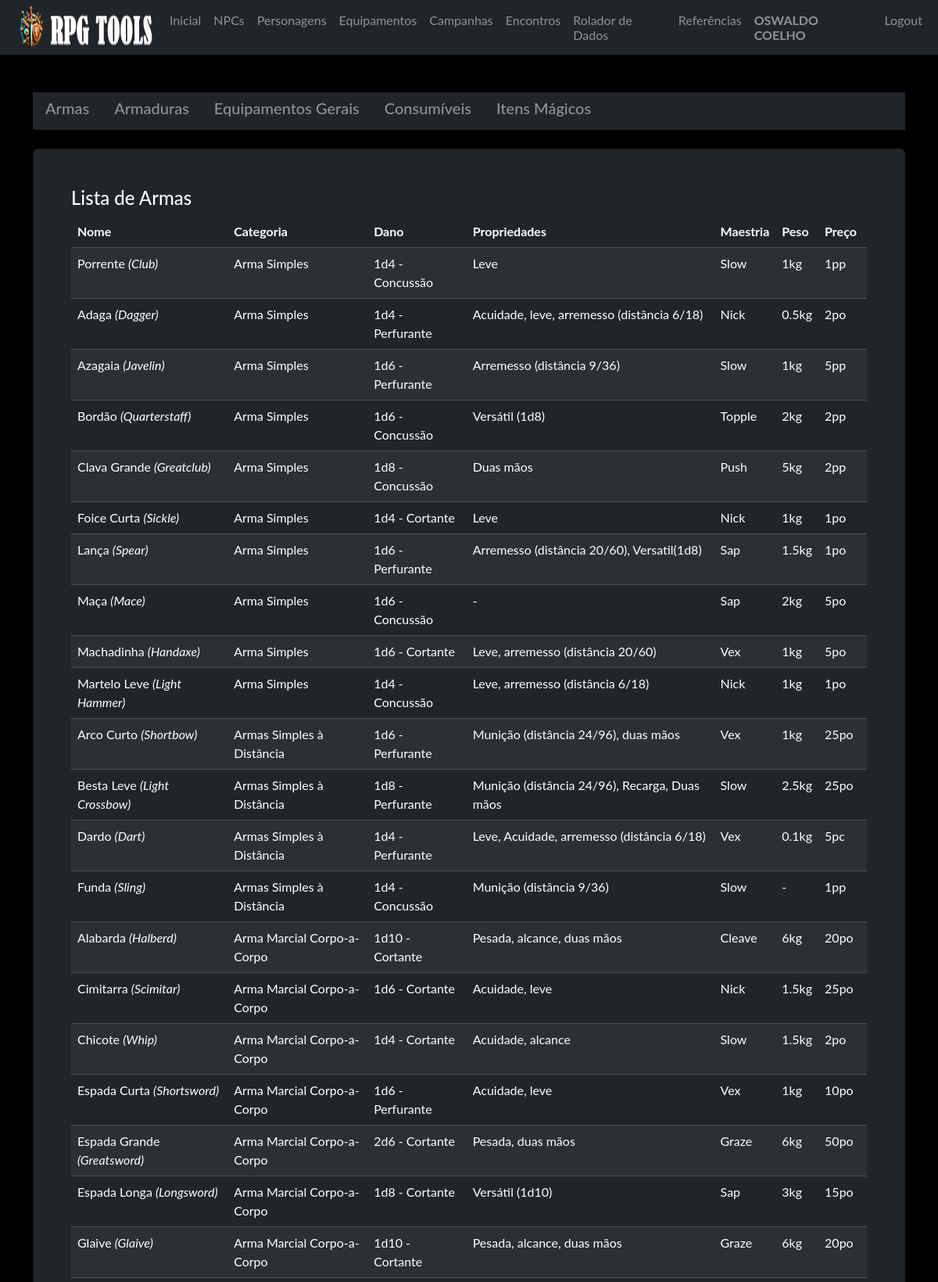
Page /equip/ (signed in, upper part) on the committed database.
### model/user_model.py (models this page shows, shortened)
class User(db.Model, UserMixin):
    __tablename__ = "user"
    id = db.Column('id', db.Integer, primary_key=True)
    nome = db.Column('nome', db.String(150))
    sobrenome = db.Column('sobrenome', db.String(150))
    email = db.Column('email', db.String(50), unique=True)
    telefone = db.Column('telefone', db.String(15), unique=True, nullable=False)
    login = db.Column('login', db.String(50), unique=True, nullable=False)
    senha = db.Column('senha', db.String(550), nullable=False)
    tipo = db.Column('tipo', db.String(25), nullable=False, default="none")
    personagens = db.relationship("Personagem", foreign_keys=[Personagem.id_user], back_populates="user")

### model/arma_model.py (models this page shows, shortened)
class Arma(db.Model):
    __tablename__ = "arma"
    id = db.Column(db.Integer, primary_key=True)
    nome = db.Column(db.String(40), nullable=False, unique=True)
    nome_original = db.Column(db.String(40), nullable=False, unique=True)
    categoria = db.Column(db.String(40), nullable=False)
    tipo_dano = db.Column(db.String(40), nullable=False)
    dado_dano = db.Column(db.String(40), nullable=False)
    propriedades = db.Column(db.String(40), nullable=False)
    maestria = db.Column(db.String(40), nullable=False)
    peso = db.Column(db.String(40), nullable=False)
    preco = db.Column(db.String(40), nullable=False)
    @classmethod
    def get_armas(cls):
        return cls.query.all()

### routes/equipamentos.py (the view)
@blueprint_equip.route('/', methods=['GET', 'POST'])
def index_equip():
    if request.method == 'GET':
        armas = Arma.get_armas()
        armaduras = Armadura.get_armadura()
        equip=Equipamento.get_equipamentos()
        return render_template('equip.html', armas=armas, armaduras=armaduras, equip=equip)
    if request.method == 'POST':
        return redirect('/')

### model/armadura_model.py (called while the page is built)
    @classmethod
    def get_armadura(cls):
        return cls.query.all()

### model/equipamento_model.py (called while the page is built)
    @classmethod
    def get_equipamentos(cls):
        return cls.query.order_by(cls.nome_original).all()

### routes/login.py (called while the page is built)
@login_manager.user_loader
def get_user(id):
    return User.query.get(id)

### templates/equip.html (shortened to what this page needs)
{% extends 'base.html' %}
{% block conteudo %}
    {% if current_user.is_authenticated %}
<div class="navbar navbar-expand-lg navbar bg-dark">
    <h5 class="d-inline-block mx-3">
        <a href="#armas" class="text-white-50 link-underline link-underline-opacity-0">Armas</a>
    </h5>
    <h5 class="d-inline-block mx-3">
        <a href="#armaduras" class="text-white-50 link-underline link-underline-opacity-0">Armaduras</a>
    </h5>
    <h5 class="d-inline-block mx-3">
        <a href="#equipamentos" class="text-white-50 link-underline link-underline-opacity-0">Equipamentos Gerais</a>
    </h5>
    <h5 class="d-inline-block mx-3">
        <a href="#pocoes" class="text-white-50 link-underline link-underline-opacity-0">Consumíveis</a>
    </h5>
    <h5 class="d-inline-block mx-3">
        <a href="#itens_magicos" class="text-white-50  link-underline link-underline-opacity-0">Itens Mágicos</a>
    </h5>
</div>
<br>
    <div id="armas" class="card shadow p-5 bg-dark text-white-50">
        <h4 class="text-white">Lista de Armas</h4>
        <table class="table table-striped table-dark table-hover">
            <thead>
                <tr>
                    <th>Nome</th>
                    <th>Categoria</th>
                    <th>Dano</th>
                    <th>Propriedades</th>
                    <th>Maestria</th>
                    <th>Peso</th>
                    <th>Preço</th>
                </tr>
            </thead>
            <tbody>
                {% for arma in armas %}
                    <tr>
                        <td>{{ arma.nome }} <i>({{ arma.nome_original }})</i></td>
                        <td>{{ arma.categoria }}</td>
                        <td>{{ arma.dado_dano }} - {{ arma.tipo_dano }}</td>
                        <td>{{ arma.propriedades }}</td>
                        <td>{{ arma.maestria }}</td>
                        <td>{{ arma.peso }}</td>
                        <td>{{ arma.preco }}</td>
                    </tr>
                {% endfor %}
            </tbody>
        </table>
    </div>
    <br>
    <br>
    <br>
    <br>
    <br>
    {% endif %}
{% endblock %}

### templates/base.html (shortened to what this page needs)
<!doctype html>
<html lang="pt-BR">
  <head>
    <link rel="stylesheet" href="{{ url_for('static', filename='css/bootstrap.min.css') }}">
    <link rel="stylesheet" href="{{ url_for('static', filename='css/custom.css') }}">
  </head>
  <body class="bg-black font_rpg">
    <nav class="navbar navbar-expand-lg navbar bg-dark"  data-bs-theme="dark">
        <div class="container-fluid">
            <ul class="navbar-nav">
              <img src="/static/imagem/logo35.png"/>
              {% if current_user.is_authenticated %}
              <li class="nav-item"><a class="nav-link active mb-0 h1 text-white-50" href="/">Inicial</a> </li>
              <li class="nav-item"><a class="nav-link active mb-0 h1 text-white-50" href="/npc/create">NPCs</a> </li>
              <li class="nav-item"><a class="nav-link active mb-0 h1 text-white-50" href="/pj/">Personagens</a> </li>
              <li class="nav-item"><a class="nav-link active mb-0 h1 text-white-50" href="/equip/">Equipamentos</a> </li>
              <li class="nav-item"><a class="nav-link active mb-0 h1 text-white-50" href="/campanha/">Campanhas</a> </li>
              <li class="nav-item"><a class="nav-link active mb-0 h1 text-white-50" href="/encontros/">Encontros</a> </li>
              <li class="nav-item"><a class="nav-link active mb-0 h1 text-white-50" href="/rolador/">Rolador de Dados</a> </li>
              <li class="nav-item"><a class="nav-link active mb-0 h1 text-white-50" href="#">Referências</a> </li>
              {% endif %}
            </ul>
              <ul class="navbar-nav ms-auto">
              {% if current_user.is_authenticated %}
                <li class="nav-item"><p class="nav-link active mb-0 h1 text-white-50"><b> {{current_user.nome}} {{current_user.sobrenome}}</b></p> </li>
                <li class="nav-item"><a class="nav-link active mb-0 h1 text-white-50" href="/logout">Logout</a> </li>
              {% else %}
                <li class="nav-item"><a class="nav-link active mb-0 h1 text-white-50" href="/login">Login</a> </li>
                <li class="nav-item"><a class="nav-link active mb-0 h1 text-white-50" href="/login/register">Register</a> </li>
              {% endif %}
              </ul>
        </div>
    </nav>
    <div class="container">
      <br>
      <br>
        {% block conteudo %}
        {% endblock %}
        <br>
        <br>
        <br>
        <br>
    </div>
  </body>

### static/css/custom.css (style rules this page uses)
.font_rpg { font-family: "Lato", "Helvetica Neue", Helvetica, Arial, sans-serif; }

### rows in the picture
User: nome "OSWALDO", sobrenome "COELHO"
Arma: nome "Porrente", nome_original "Club", categoria "Arma Simples", dado_dano "1d4", tipo_dano "Concussão", propriedades "Leve", maestria "Slow", peso "1kg", preco "1pp"
Arma: nome "Adaga", nome_original "Dagger", categoria "Arma Simples", dado_dano "1d4", tipo_dano "Perfurante", propriedades "Acuidade, leve, arremesso (distância 6/18)", maestria "Nick", peso "0.5kg", preco "2po"
Arma: nome "Azagaia", nome_original "Javelin", categoria "Arma Simples", dado_dano "1d6", tipo_dano "Perfurante", propriedades "Arremesso (distância 9/36)", maestria "Slow", peso "1kg", preco "5pp"
Arma: nome "Bordão", nome_original "Quarterstaff", categoria "Arma Simples", dado_dano "1d6", tipo_dano "Concussão", propriedades "Versátil (1d8)", maestria "Topple", peso "2kg", preco "2pp"
Arma: nome "Clava Grande", nome_original "Greatclub", categoria "Arma Simples", dado_dano "1d8", tipo_dano "Concussão", propriedades "Duas mãos", maestria "Push", peso "5kg", preco "2pp"
Arma: nome "Foice Curta", nome_original "Sickle", categoria "Arma Simples", dado_dano "1d4", tipo_dano "Cortante", propriedades "Leve", maestria "Nick", peso "1kg", preco "1po"
Arma: nome "Lança", nome_original "Spear", categoria "Arma Simples", dado_dano "1d6", tipo_dano "Perfurante", propriedades "Arremesso (distância 20/60), Versatil(1d8)", maestria "Sap", peso "1.5kg", preco "1po"
Arma: nome "Maça", nome_original "Mace", categoria "Arma Simples", dado_dano "1d6", tipo_dano "Concussão", propriedades "-", maestria "Sap", peso "2kg", preco "5po"
Arma: nome "Machadinha", nome_original "Handaxe", categoria "Arma Simples", dado_dano "1d6", tipo_dano "Cortante", propriedades "Leve, arremesso (distância 20/60)", maestria "Vex", peso "1kg", preco "5po"
Arma: nome "Martelo Leve", nome_original "Light Hammer", categoria "Arma Simples", dado_dano "1d4", tipo_dano "Concussão", propriedades "Leve, arremesso (distância 6/18)", maestria "Nick", peso "1kg", preco "1po"
Arma: nome "Arco Curto", nome_original "Shortbow", categoria "Armas Simples à Distância", dado_dano "1d6", tipo_dano "Perfurante", propriedades "Munição (distância 24/96), duas mãos", maestria "Vex", peso "1kg", preco "25po"
Arma: nome "Besta Leve", nome_original "Light Crossbow", categoria "Armas Simples à Distância", dado_dano "1d8", tipo_dano "Perfurante", propriedades "Munição (distância 24/96), Recarga, Duas mãos", maestria "Slow", peso "2.5kg", preco "25po"
Arma: nome "Dardo", nome_original "Dart", categoria "Armas Simples à Distância", dado_dano "1d4", tipo_dano "Perfurante", propriedades "Leve, Acuidade, arremesso (distância 6/18)", maestria "Vex", peso "0.1kg", preco "5pc"
Arma: nome "Funda", nome_original "Sling", categoria "Armas Simples à Distância", dado_dano "1d4", tipo_dano "Concussão", propriedades "Munição (distância 9/36)", maestria "Slow", peso "-", preco "1pp"
Arma: nome "Alabarda", nome_original "Halberd", categoria "Arma Marcial Corpo-a-Corpo", dado_dano "1d10", tipo_dano "Cortante", propriedades "Pesada, alcance, duas mãos", maestria "Cleave", peso "6kg", preco "20po"
Arma: nome "Cimitarra", nome_original "Scimitar", categoria "Arma Marcial Corpo-a-Corpo", dado_dano "1d6", tipo_dano "Cortante", propriedades "Acuidade, leve", maestria "Nick", peso "1.5kg", preco "25po"
Arma: nome "Chicote", nome_original "Whip", categoria "Arma Marcial Corpo-a-Corpo", dado_dano "1d4", tipo_dano "Cortante", propriedades "Acuidade, alcance", maestria "Slow", peso "1.5kg", preco "2po"
Arma: nome "Espada Curta", nome_original "Shortsword", categoria "Arma Marcial Corpo-a-Corpo", dado_dano "1d6", tipo_dano "Perfurante", propriedades "Acuidade, leve", maestria "Vex", peso "1kg", preco "10po"
Arma: nome "Espada Grande", nome_original "Greatsword", categoria "Arma Marcial Corpo-a-Corpo", dado_dano "2d6", tipo_dano "Cortante", propriedades "Pesada, duas mãos", maestria "Graze", peso "6kg", preco "50po"
Arma: nome "Espada Longa", nome_original "Longsword", categoria "Arma Marcial Corpo-a-Corpo", dado_dano "1d8", tipo_dano "Cortante", propriedades "Versátil (1d10)", maestria "Sap", peso "3kg", preco "15po"
Arma: nome "Glaive", nome_original "Glaive", categoria "Arma Marcial Corpo-a-Corpo", dado_dano "1d10", tipo_dano "Cortante", propriedades "Pesada, alcance, duas mãos", maestria "Graze", peso "6kg", preco "20po"
